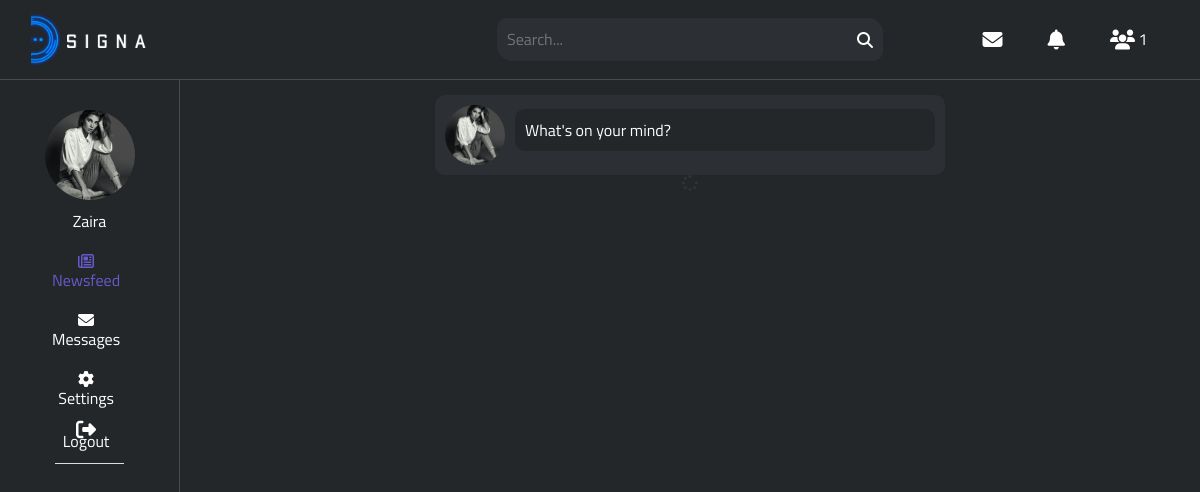
Screenshot of / (signed in) with the database file from the repository.
### tables this page shows
CREATE TABLE `users` (
  `id` int(11) NOT NULL,
  `first_name` varchar(25) NOT NULL,
  `last_name` varchar(25) NOT NULL,
  `username` varchar(100) NOT NULL,
  `email` varchar(100) NOT NULL,
  `password` varchar(255) NOT NULL,
  `signup_date` date NOT NULL,
  `profile_pic` varchar(255) NOT NULL,
  `cover_pic` varchar(255) NOT NULL,
  `num_posts` int(11) NOT NULL,
  `user_closed` varchar(3) NOT NULL,
  `friend_array` text NOT NULL
);

### private/includes/classes/Notification.php (called while the page is built, shortened)
<?php
class Notification
{
	private $user_obj;
	private $con;
	public function __construct($con, $user)
	{
		$this->con = $con;
		$this->user_obj = new User($con, $user);
	}
	public function getUnreadNumber()
	{
		$userLoggedIn = $this->user_obj->getUsername();
		$query = $this->con->prepare("SELECT * FROM notifications WHERE viewed='no' AND user_to=?");
		$query->bind_param("s", $userLoggedIn);
		$query->execute();
		$result = $query->get_result();
		return $result->num_rows;
	}
}

### private/includes/classes/User.php (called while the page is built, shortened)
<?php
class User
{
	private $user;
	public function __construct($con, $user)
	{
		$user_details_query = mysqli_query($con, "SELECT * FROM users WHERE username='$user'");
		$this->user = mysqli_fetch_array($user_details_query);
	}
	public function getUsername()
	{
		return $this->user['username'];
	}
}

### private/includes/classes/Message.php (called while the page is built, shortened)
<?php
class Message
{
	public function __construct($con, $user)
	{
		$this->user_obj = new User($con, $user);
	}
}

### public/index.php (the view, shortened to what this page needs)
<?php
$active = 'index';
include("../private/includes/header.php");
include("../private/includes/navigation.php");
?>
<div class="index_column">
	<div class="createContainer" onclick="openModal()">
		<figure class="profile-icon">
			<img src="../<?php echo $user['profile_pic']; ?>">
		</figure>
		<p class="post-modal">What's on your mind?</p>
	</div>
	<div id="loading">
		<i class="fas fa-spinner fa-spin"></i>
	</div>
</div>
</body>
</html>

### private/includes/navigation.php
<div class="sidebar">
    <a href="<?php echo $userLoggedIn; ?>" class="<?php if($active == 'profile'){
            echo 'active';
        } ?>">
        <figure>
            <img src="../<?php echo $user['profile_pic']; ?>">
        </figure>
        <?php echo $user['first_name']; ?>
    </a>
    <div class="nav-tabs">
        <a href="index.php" class="<?php if($active == 'index'){
            echo 'active';
        } ?>"><i class="far fa-newspaper"></i>Newsfeed</a>
        <a href="messages.php" class="<?php if($active == 'message'){
            echo 'active';
        } ?>"><i class="fas fa-envelope"></i>Messages</a>
        <a href="settings.php" class="<?php if($active == 'settings'){
            echo 'active';
        } ?>"><i class="fas fa-cog"></i>Settings</a>
        <a href="../private/includes/handlers/logout.php"><i class="fa fa-sign-out fa-lg"></i>Logout</a>
    </div>
</div>

### assets/css/stylesheet.css (style rules this page uses)
* { margin: 0; padding: 0; -webkit-box-sizing: border-box; box-sizing: border-box; }
body { height: auto; width: 100vw; font-size: 16px; font-family: "Titillium Web", sans-serif; overflow-x: hidden; cursor: default; }
a { cursor: pointer; text-decoration: none; }
.sidebar { height: 90vh; width: 15vw; display: -webkit-box; display: -ms-flexbox; display: flex; -webkit-box-orient: vertical; -webkit-box-direction: normal; -ms-flex-direction: column; flex-direction: column; -webkit-box-pack: start; -ms-flex-pack: start; justify-content: flex-start; -webkit-box-align: center; -ms-flex-align: center; align-items: center; background-color: #23272a; border-right: solid 1px #4b4a4a; position: fixed; padding: 20px 5px; top: 10vh; }
.sidebar a { height: auto; width: 90%; display: -webkit-box; display: -ms-flexbox; display: flex; -webkit-box-orient: vertical; -webkit-box-direction: normal; -ms-flex-direction: column; flex-direction: column; -webkit-box-pack: center; -ms-flex-pack: center; justify-content: center; -webkit-box-align: center; -ms-flex-align: center; align-items: center; color: #FFFFFF; padding: 10px 0; }
.sidebar a figure { height: 90px; width: 90px; margin-bottom: 10px; border-radius: 50px; overflow: hidden; }
.sidebar a figure img { height: 100%; width: 100%; -o-object-fit: cover; object-fit: cover; }
.sidebar .active { color: #6959cb; }
.index_column, .notification_column { position: absolute; top: 10vh; left: 15vw; height: auto; width: 85vw; background-color: #23272a; display: -webkit-box; display: -ms-flexbox; display: flex; -webkit-box-orient: vertical; -webkit-box-direction: normal; -ms-flex-direction: column; flex-direction: column; -webkit-box-pack: start; -ms-flex-pack: start; justify-content: flex-start; -webkit-box-align: center; -ms-flex-align: center; align-items: center; padding: 15px 0; min-height: 90vh; }
.index_column .createContainer, .notification_column .createContainer { width: 50%; padding: 10px; display: -webkit-box; display: -ms-flexbox; display: flex; -webkit-box-orient: horizontal; -webkit-box-direction: normal; -ms-flex-direction: row; flex-direction: row; -webkit-box-pack: center; -ms-flex-pack: center; justify-content: center; -webkit-box-align: center; -ms-flex-align: center; align-items: center; background-color: #2c2f33; border-radius: 10px; }
.index_column .createContainer figure, .notification_column .createContainer figure { height: 60px; width: 60px; border-radius: 50px; overflow: hidden; }
.index_column .createContainer figure img, .notification_column .createContainer figure img { height: 100%; width: 100%; -o-object-fit: cover; object-fit: cover; }
.index_column .createContainer p, .notification_column .createContainer p { background-color: #23272a; border-radius: 10px; color: #FFFFFF; margin-left: 10px; padding: 10px; width: 35vw; cursor: text; }
#loading { width: 50%; display: -webkit-box; display: -ms-flexbox; display: flex; -webkit-box-orient: vertical; -webkit-box-direction: normal; -ms-flex-direction: column; flex-direction: column; -webkit-box-pack: center; -ms-flex-pack: center; justify-content: center; -webkit-box-align: center; -ms-flex-align: center; align-items: center; }

### rows the page displays
users: profile_pic (picture), first_name "Zaira"

### other values shown
$num_requests "1"
